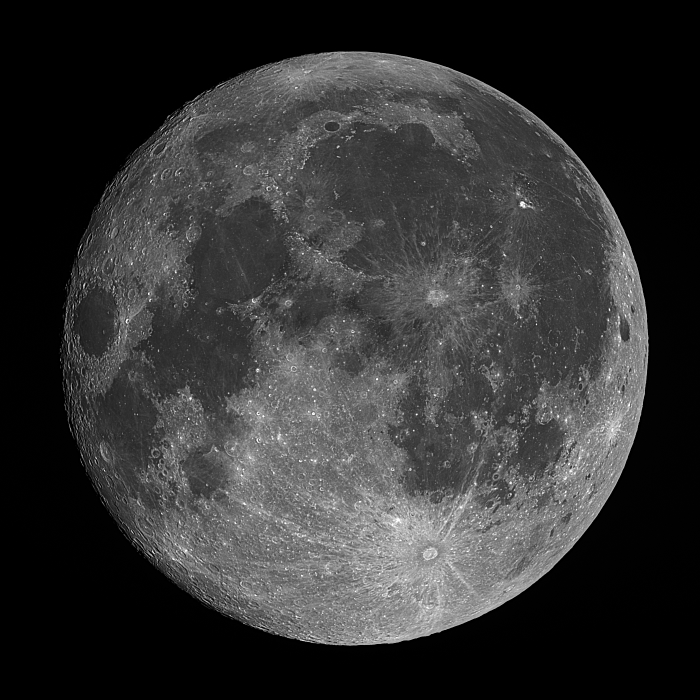
#> input picture images/moon.jpg, 1400 x 1400 px (shown at 1/2 size)
$ python ascii_ea.py
#> lines starting #> are read from the running program, lines starting #| are printed output that depends on the picture
from PIL import Image, ImageOps, ImageDraw, ImageFont
import numpy as np
import random
import os
from matplotlib import pyplot as plt
from skimage.metrics import structural_similarity as ssim
from skimage.measure import block_reduce
from skimage.filters import sobel

from leap_ec import Representation, ops, probe
from leap_ec.algorithm import generational_ea
from leap_ec.problem import ScalarProblem

IMAGE_NAME = "images/moon.jpg"
FONT_PATH = "consola.ttf"
FONT_SIZE = 10
MAX_SIZE = 500

MAX_GENERATIONS = 2000
POP_SIZE        = 50
PRINT_EVERY_N   = 50

MSE_WEIGHT = 0.2
SSIM_WEIGHT = 0.4
REGION_WEIGHT = 0.4
assert abs(MSE_WEIGHT + SSIM_WEIGHT + REGION_WEIGHT - 1.0) < 1e-9, \
    "Fitness weights must sum to 1.0"

REGION_POOL_TILES = 5

CHARS = (
    ' .\'`^",:;Il!i><~+_-?][}{1)(|\\/'
    'tfjrxnuvczXYUJCLQ0OZmwqpdbkhao*'
    '#MW&8%B@$'
)

def load_and_resize(path, max_size):
#> called with path = 'images/moon.jpg', max_size = 500
    img = ImageOps.grayscale(Image.open(path))
    img.thumbnail((max_size, max_size))
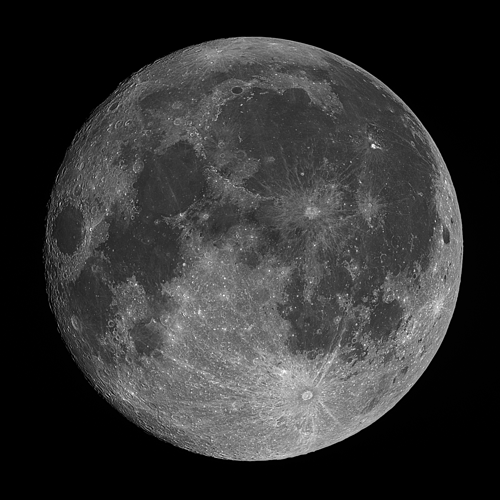
#> img: PIL image 500x500 L; min 0, max 255, mean 51.6
    return img

def get_bg_fg(image_array):
    corners = [image_array[0, 0], image_array[0, -1], image_array[-1, 0], image_array[-1, -1]]
#> corners = [0, 0, 0, 0]
    if np.mean(corners) > 128:
        return 255, 0    #Light background, dark text
    else:
        return 0, 255    #Dark background, light text

def get_tile_size(font):
    ascent, descent = font.getmetrics()
    tile_h = ascent + descent
    tile_w = int(font.getlength('M'))
    return tile_w, tile_h

def crop_to_grid(image_array, tile_w, tile_h):
    h, w = image_array.shape
    h = (h // tile_h) * tile_h
    w = (w // tile_w) * tile_w
    return image_array[:h, :w]

def build_char_templates(font, tile_w, tile_h, bg, fg):
    """Pre-render every character as a numpy array."""
    templates = {}
    for char in CHARS:
        img = Image.new('L', (tile_w, tile_h), bg)
        draw = ImageDraw.Draw(img)
        draw.text((0, 0), char, fg, font=font)
        templates[char] = np.array(img, dtype=np.float32)
    return templates

def greedy_match(image_array, templates, tile_w, tile_h):
    """For every tile, pick the character with the lowest MSE."""
    h, w = image_array.shape
    rows = h // tile_h
    cols = w // tile_w

    char_list = list(templates.keys())
    template_stack = np.stack([templates[c] for c in char_list], axis=0)

    result = []
    for row in range(rows):
        row_chars = []
        for col in range(cols):
            r0, r1 = row * tile_h, (row + 1) * tile_h
            c0, c1 = col * tile_w, (col + 1) * tile_w
            tile = image_array[r0:r1, c0:c1].astype(np.float32)
            diff = template_stack - tile[np.newaxis, :, :]
            mse = np.mean(diff ** 2, axis=(1, 2))
            row_chars.append(char_list[np.argmin(mse)])
        result.append(row_chars)
        if row % 10 == 0:
            print(f"  Greedy row {row}/{rows}")

    return result  #list[list[char]]

def render_grid(char_grid, font, tile_w, tile_h, bg, fg):
    """Render a 2D character grid into a PIL image."""
    rows = len(char_grid)
    cols = len(char_grid[0])
    img = Image.new('L', (cols * tile_w, rows * tile_h), bg)
    draw = ImageDraw.Draw(img)
    for row_idx, row in enumerate(char_grid):
        for col_idx, char in enumerate(row):
            draw.text((col_idx * tile_w, row_idx * tile_h), char, fg, font=font)
    return img

class EvalData:
    def __init__(self, target_image, font, tile_w, tile_h, cols, bg, fg):
        self.target_image = target_image
        self.font = font
        self.tile_w = tile_w
        self.tile_h = tile_h
        self.cols = cols
        self.bg = bg
        self.fg = fg

# [45 lines left out: functions genome_to_image_array, edge_continuity_loss, region_brightness_loss, not called in this run]

class ASCIIArtProblem(ScalarProblem):
    """
    Fitness = weighted blend of three terms, each targeting a different scale:

      MSE_WEIGHT    — per-pixel accuracy       (local,  what greedy optimises)
      SSIM_WEIGHT   — edge / structural detail  (mid,    across tile boundaries)
      REGION_WEIGHT — regional brightness       (global, NxN tile block averages)

    All three are normalised to [0, 1] so the weights are interpretable.
    Keep MSE_WEIGHT low: greedy already handles local accuracy well.
    The EA's job is to improve the mid- and global-scale terms.
    """

    def __init__(self, eval_data):
        super().__init__(maximize=False)
        self.eval_data = eval_data

    # [60 lines left out: functions evaluate, create_ascii_initializer, row_crossover, not called in this run]

#Shared stagnation state. Ipdated by the probe, read by the mutator.
stagnation_counter = [0]
last_fitness = [float('inf')]


# [89 lines left out: functions mutate_region, make_image_saving_probe, not called in this run]

if __name__ == "__main__":
    #Load image and font.
    print("Loading image and font...")
    font = ImageFont.truetype(FONT_PATH, FONT_SIZE)
    tile_w, tile_h = get_tile_size(font)
    img_array = np.array(load_and_resize(IMAGE_NAME, MAX_SIZE))
    bg, fg = get_bg_fg(img_array)
#> bg = 0; fg = 255
    img_array = crop_to_grid(img_array, tile_w, tile_h)
#> in crop_to_grid, `return image_array[:h, :w]`:
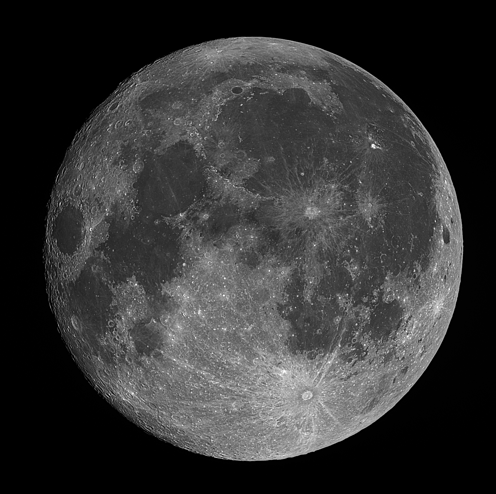
#> returned value: shape (494, 496); min 0, max 255, mean 52.6
    h, w = img_array.shape
#> h = 494; w = 496
    cols = w // tile_w
#> cols = 62
    print(f"  Image: {w}x{h}px  |  Tile: {tile_w}x{tile_h}px  |  "
          f"Grid: {cols} cols x {h // tile_h} rows  |  "
          f"Background: {'white' if bg == 255 else 'black'}")
#|   Image: 496x494px  |  Tile: 8x13px  |  Grid: 62 cols x 38 rows  |  Background: black

    #Greedy initialization.
    print("Running greedy initialization...")
    templates = build_char_templates(font, tile_w, tile_h, bg, fg)
#> after the loop in build_char_templates, `for char in CHARS:`: templates = 70 items
#> templates = 70 items
    char_grid = greedy_match(img_array, templates, tile_w, tile_h)
#> in greedy_match, `char_list = list(templates.keys())`: char_list = 70 items, first 6: ' ', '.', "'", '`', '^', '"'
#> after the loop in greedy_match, `for row in range(rows):`: result = 38 items
#> char_grid = 38 items
    flat_chars = [c for row in char_grid for c in row]
#> flat_chars = 2356 items, first 6: ' ', ' ', ' ', ' ', ' ', ' '
    greedy_genome = np.array([CHARS.index(c) if c in CHARS else 0 for c in flat_chars], dtype=int)
#> greedy_genome = 2356 values, max 68 at index 211, min 0 at index 0, mean 20.68
    ascii_length = len(greedy_genome)
#> ascii_length = 2356
    print(f"  Greedy genome length: {ascii_length} characters")
#|   Greedy genome length: 2356 characters

    greedy_img = render_grid(char_grid, font, tile_w, tile_h, bg, fg)
#> in render_grid, `rows = len(char_grid)`: rows = 38
#> in render_grid, `cols = len(char_grid[0])`: cols = 62
#> in render_grid, `img = Image.new('L', (cols * tile_w, rows * tile_h), bg)`: img: PIL image 496x494 L; every value is 0
#> the loop in render_grid, `for row_idx, row in enumerate(char_grid):` made 38 passes
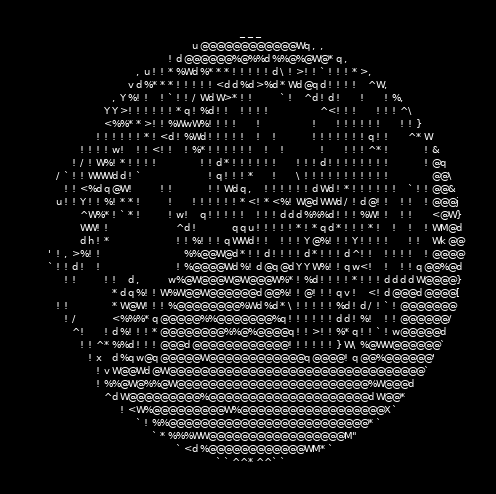
#> greedy_img: PIL image 496x494 L; min 0, max 255, mean 19.3
    greedy_img.save("greedy_result.png")
    print("  Saved greedy_result.png")

    #EA refinement.
    eval_data = EvalData(img_array, font, tile_w, tile_h, cols, bg, fg)
#> in __init__, `self.bg = bg`: self.bg = 0
#> in __init__, `self.fg = fg`: self.fg = 255
#> (the run stopped early here; a loop or call above may not have finished)

$ run again, with images/fuji.jpg copied over images/moon.jpg
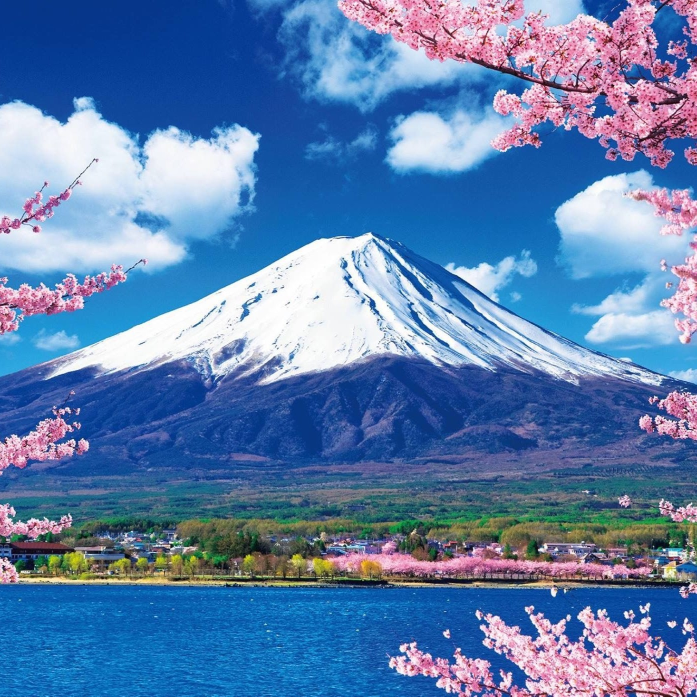
#> input picture images/fuji.jpg, 1393 x 1393 px (shown at 1/2 size)
#> corners = [49, 139, 96, 77]
#> bg = 0; fg = 255
#> in crop_to_grid, `return image_array[:h, :w]`:
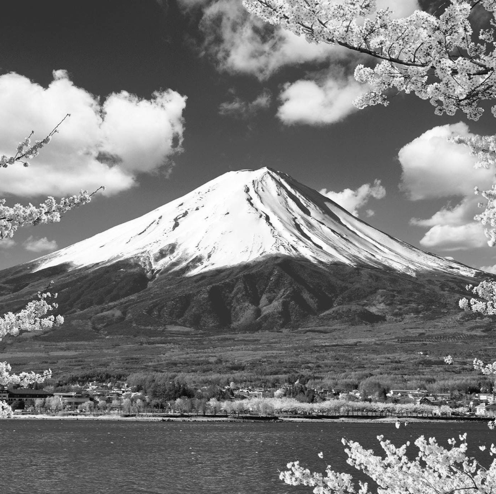
#> returned value: shape (494, 496); min 1, max 255, mean 122.1
#|   Image: 496x494px  |  Tile: 8x13px  |  Grid: 62 cols x 38 rows  |  Background: black
#> after the loop in build_char_templates, `for char in CHARS:`: templates = 70 items
#> char_list = 70 items, first 6: ' ', '.', "'", '`', '^', '"'
#> after the loop in greedy_match, `for row in range(rows):`: result = 38 items
#> flat_chars = 2356 items, first 6: ' ', ' ', ' ', ' ', ' ', ' '
#> greedy_genome = 2356 values, max 69 at index 1494, min 0 at index 0, mean 45.29
#> ascii_length = 2356
#|   Greedy genome length: 2356 characters
#> in render_grid, `rows = len(char_grid)`: rows = 38
#> in render_grid, `cols = len(char_grid[0])`: cols = 62
#> the loop in render_grid, `for row_idx, row in enumerate(char_grid):` made 38 passes
#> `greedy_img = render_grid(char_grid, font, tile_w, tile_h, bg, fg)`:
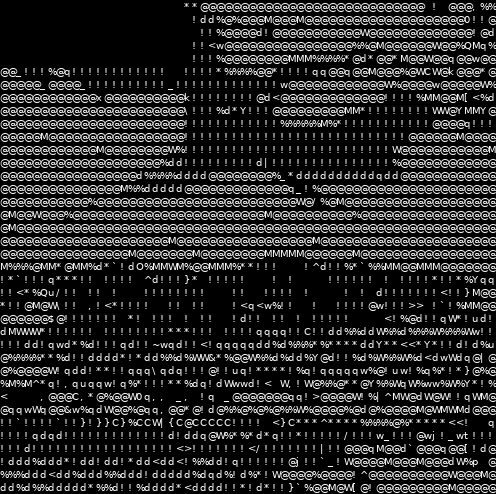
#> greedy_img: PIL image 496x494 L; min 0, max 255, mean 42.1
#> self.bg = 0
#> self.fg = 255
